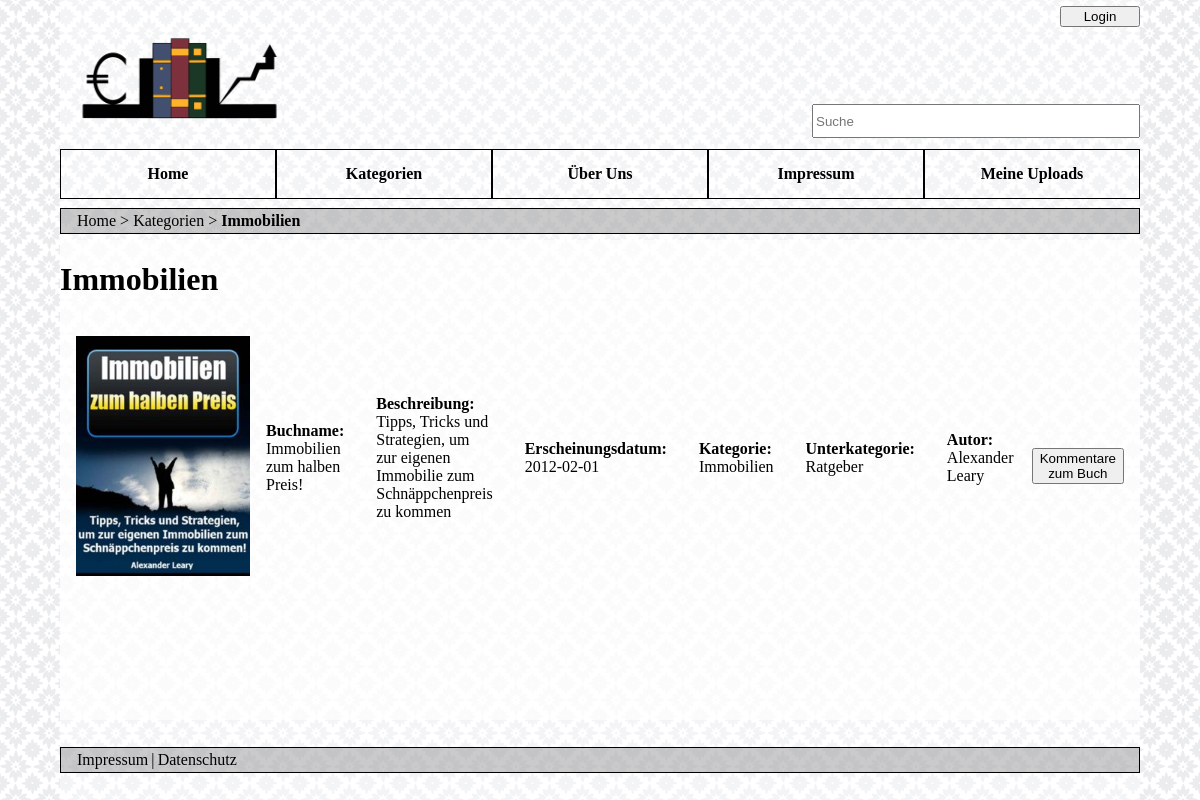
/src/Immobilien.php, run on the app's committed database.
### tables this page shows
CREATE TABLE `buch` (
  `BUCHID` int(11) NOT NULL,
  `NUTZERID` int(11) NOT NULL,
  `KATEGORIEID` int(11) NOT NULL,
  `UNTERKATEGORIEID` int(11) DEFAULT NULL,
  `BUCHNAME` varchar(1024) DEFAULT NULL,
  `BESCHREIBUNG` varchar(1024) DEFAULT NULL,
  `ERSCHEINUNGSDATUM` date DEFAULT NULL,
  `AUTOR` varchar(1024) DEFAULT NULL,
  `BILD` varchar(1024) DEFAULT NULL,
  `BUCHINHALT` varchar(1024) DEFAULT NULL
);

CREATE TABLE `kategorie` (
  `KATEGORIEID` int(11) NOT NULL,
  `KATEGORIENAME` varchar(1024) DEFAULT NULL
);

CREATE TABLE `unterkategorie` (
  `UNTERKATEGORIEID` int(11) NOT NULL,
  `KATEGORIEID` int(11) NOT NULL,
  `UNTERKATEGORIENAME` varchar(1024) DEFAULT NULL
);

### src/controller/entity/Buch.php (the view, shortened to what this page needs)
<?php
class Buch
{
    public $buchid;
    public $kategorieid;
    public $buchname;
    public $beschreibung;
    public $erscheinungsdatum;
    public $autor;
    public $bild;
    public $buchinhalt;
    public $unterkategorieid;
    public $kategorie;
    public $unterkategorie;
    function __construct($buch)
    {
        $this->buchid = htmlspecialchars($buch["BUCHID"]);
        $this->kategorieid = htmlspecialchars($buch["KATEGORIEID"]);
        $this->unterkategorieid  = htmlspecialchars($buch["UNTERKATEGORIEID"]);
        $this->buchname = htmlspecialchars($buch["BUCHNAME"]);
        $this->beschreibung = htmlspecialchars($buch["BESCHREIBUNG"]);
        $this->erscheinungsdatum = htmlspecialchars($buch["ERSCHEINUNGSDATUM"]);
        $this->autor = htmlspecialchars($buch["AUTOR"]);
        $this->bild = $buch["BILD"];
        $this->buchinhalt = $buch["BUCHINHALT"];
        $this->getKategory();
    }
    function getKategory()
    {
        $this->_database = new MySQLi("yoda.media.h-da.de", "pwws20_04", "KeLuGuGu%83", "pwws20db04");
        if ($this->_database == null || !$this->_database->connect_errno) {
            $this->_database->set_charset("utf8");
        }
        $sqlAnfrage = "select * from kategorie where KATEGORIEID = $this->kategorieid";
        $this->_recordset = $this->_database->query($sqlAnfrage);
        while ($record = $this->_recordset->fetch_assoc()) {
            $this->kategorie = $record["KATEGORIENAME"];
        }
        $sqlAnfrage = "select * from unterkategorie where UNTERKATEGORIEID = $this->unterkategorieid ";
        $this->_recordset = $this->_database->query($sqlAnfrage);
        if ($this->_recordset) {
            while ($record = $this->_recordset->fetch_assoc()) {
                $this->unterkategorie = $record["UNTERKATEGORIENAME"];
            }
        }
    }
    function showBuch()
    {
        echo <<<EOT
        <form action="Kommentar.php" method="post">
        <section class="buch">
        <div class="buchImg">
        <a href="$this->buchinhalt">
        <img class="show_itembook" src='$this->bild'/>
        </a>
        </div>
        <p id="show_item"><b>Buchname: </b></br> $this->buchname</p>
        <p id="show_item"><b>Beschreibung: </b></br> $this->beschreibung</p>
        <p id="show_item"><b>Erscheinungsdatum: </b></br> $this->erscheinungsdatum</p>
        <p id="show_item"><b>Kategorie: </b></br> $this->kategorie</p>
        <p id="show_item"><b>Unterkategorie: </b></br> $this->unterkategorie</p>
        <p id="show_item"><b>Autor: </b></br> $this->autor</p>
        <input type="hidden" name = "buchid" value=$this->buchid>
        <button id="show_itemkommihome">Kommentare zum Buch</button>
        </form>
        </section>
EOT;
}
}

### src/Page.php (shortened to what this page needs)
<?php
abstract class Page
{
    protected function __construct()
    {
        $this->_database = new MySQLi("yoda.media.h-da.de", "pwws20_04", "KeLuGuGu%83", "pwws20db04");
    }
    protected function generatePageHeader($headline = "")
    {
        echo <<<EOT
        <!DOCTYPE html>
        <html>
        <head>
            <link rel="stylesheet" href="./stylesheet/style.css">
            <link rel="icon" href="./img/assets/favicon.ico" type="image/ico">
        </head>
        <body>
        <div id="container">
        <div id="header">
            <div id="headerLogoLoginSearch">
                <div id="logo">
                <img src="./img/assets/Logo.png">
                </div>
                <div id="loginSearch">
EOT;
        if (!isset($_SESSION["userid"])) {
            echo <<<EOT
                <a href="Login.php">
                <button  id="btnLogin">Login</button>
                </a>
EOT;
        }
        echo <<<EOT
                <form action="Suche.php" method="post">
                    <input id="searchInput" name="suche" type="text" placeholder="Suche">
                </form>
                </div>
            </div>
        <div id="headerNav">
            <a href="Home.php">Home</a>
            <a href="Kategorie.php">Kategorien</a>
            <a href="Ueber_uns.php">Über Uns</a>
            <a href="Impressum.php">Impressum</a>
            <a href="Meine_uploads.php">Meine Uploads</a>
        </div>
EOT;
    }
    protected function generatePageFooter()
    {
        echo <<<EOT
        <div id="footer">
            <div id="footerContent">
                <a href="Impressum.php">Impressum</a>
                <span class="footerSpace">|</span>
                <a href="Datenschutz.php">Datenschutz</a>
            </div>
        </div>
        </div>
        </body>
        </html>
EOT;
    }
}

### src/Immobilien.php (shortened to what this page needs)
<?php
require_once 'Page.php';
include './controller/entity/Buch.php';
class Immobilien extends Page
{
    private $meinebücher = array();
    protected function getViewData()
    {
        $this->_recordset = $this->_database->query("select * from buch where kategorieid = 4");
        while ($Record =  $this->_recordset->fetch_assoc()) {
            $buch = new Buch($Record);
            $this->meinebücher[] = $buch;
        }
    }
    protected function generateView()
    {
        $this->getViewData();
        $this->generatePageHeader('to do: change headline');
        echo <<<EOT
        <div id="headerDir">
        <span>Home > Kategorien > <b>Immobilien</b></span>
        </div>
        </div>
        <div id="content">
        <h1> Immobilien </h1>
         <section class="buecher">
EOT;
        for ($i = 0; $i < count($this->meinebücher); $i++) {
            $this->meinebücher[$i]->showBuch();
        }
        echo <<<EOT
        </section>
        </div>
EOT;
        $this->generatePageFooter();
    }
    public static function main()
    {
        try {
            $page = new Immobilien();
            $page->processReceivedData();
            $page->generateView();
        } catch (Exception $e) {
            header("Content-type: text/plain; charset=UTF-8");
            echo $e->getMessage();
        }
    }
}
Immobilien::main();

### src/stylesheet/style.css (style rules this page uses)
html,body { height: 100%; margin: 0 ; background-image: url("../img/assets/background.png"); }
#container { width: 90%; height: 100%; display: flex; flex-direction: column; margin: auto; }
#header { background-color: rgba(255, 255, 255, 0.4); width: 100%; height: 30%; display: flex; flex-direction: column; justify-content: space-around; }
#content { background-color: rgba(255, 255, 255, 0.8); width: 100%; height: 60%; }
#footer { background-color: rgba(255, 255, 255, 0.4); width: 100%; height: 10%; display: flex; flex-direction: column; justify-content: center; clear: both; }
#headerLogoLoginSearch { width: 100%; height: 55%; display: flex; flex-direction: row; justify-content: space-between; }
#logo { height: 100%; display: flex; flex-direction: column; justify-content: center; }
#logo img { width: 15rem; height: 20rem; }
#loginSearch { display: flex; flex-direction: column; justify-content: space-between; }
#btnLogin { width: 5rem; float:right; justify-content: flex-end; }
#headerNav { height: 20%; display: flex; flex-direction: row; justify-content: space-between; }
#headerNav a { width: 15rem; height: 100%; border: 1px solid black; text-decoration: none; font-weight: bold; color: black; display: flex; flex-direction: column; justify-content: center; text-align: center }
#headerDir { height: 10%; background-color: rgba(128, 128, 128, 0.419); display: flex; flex-direction: column; justify-content: center; padding-left: 1rem; border: 1px solid black; }
#footerContent { border: 1px solid black; height: 30%; background-color: rgba(128, 128, 128, 0.419); display: flex; flex-direction: row; align-items: center; padding-left: 1rem; }
#footerContent a { text-decoration: none; color: black; }
.footerSpace { padding: 0.2rem; }
#searchInput { margin:0rem; min-width: 20rem; min-height: 1.7rem; }

### src/stylesheet/home.css (style rules this page uses)
.buch { margin: 1rem; display:flex; flex-direction: row; }

### src/stylesheet/buch.css (style rules this page uses)
.buecher { height: 90%; width: 100% !important; overflow-y: auto; clear: both; }
.buch { margin: 1rem; display:flex; flex-direction: row; align-items: center; }
#show_item { width: 20%; margin: 1rem; }
#show_itemkommihome { margin-top: 1rem; height: 30%; }
.buchImg a img { height: 15rem; }

### data on the page
buch: BILD (picture), BUCHNAME "Immobilien zum halben Preis!", BESCHREIBUNG "Tipps, Tricks und Strategien, um zur eigenen Immobilie zum Schnäppchenpreis zu kommen", ERSCHEINUNGSDATUM "2012-02-01", KATEGORIEID.KATEGORIENAME "Immobilien", UNTERKATEGORIEID.UNTERKATEGORIENAME "Ratgeber", AUTOR "Alexander Leary"
